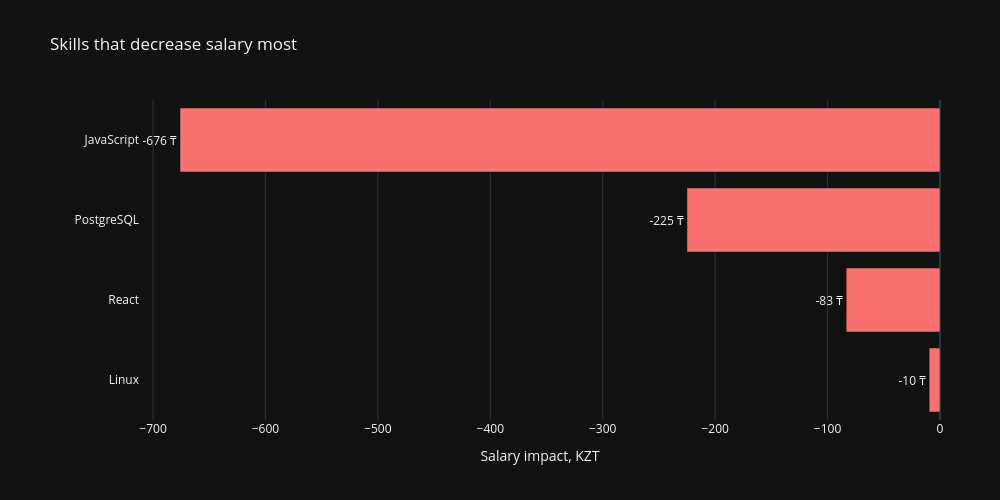

Write notebook code for a chart like this one.
### Code cell
# top skills that decrease salary
top_neg = (skill_impact[skill_impact["approx_kzt_shift"] < 0].nsmallest(15, "approx_kzt_shift")
           .sort_values("approx_kzt_shift", ascending=False))
fig2 = go.Figure(go.Bar(
    x=top_neg["approx_kzt_shift"],
    y=top_neg["skill"],
    orientation="h",
    marker_color="#f87171",
    text=top_neg["approx_kzt_shift"].apply(lambda v: f"{v:,.0f} ₸"),
    textposition="outside",
))

fig2.update_layout(
    title="Skills that decrease salary most",
    xaxis_title="Salary impact, KZT",
    yaxis_title="",
    margin=dict(l=140, r=60),
    **_dark,
)
fig2.show()

### Figure 1 — Plotly figure (JSON) as saved in the notebook; plotly's stock layout.template omitted (floating-point values rounded to 4 significant figures)
{"data": [{"marker": {"color": "#f87171"}, "orientation": "h", "text": ["-10 ₸", "-83 ₸", "-225 ₸", "-676 ₸"], "textposition": "outside", "type": "bar", "x": [-9.62, -83.46, -225.1, -676.0], "y": ["Linux", "React", "PostgreSQL", "JavaScript"]}], "layout": {"height": 500, "margin": {"l": 140, "r": 60}, "title": {"text": "Skills that decrease salary most"}, "width": 1000, "xaxis": {"title": {"text": "Salary impact, KZT"}}, "yaxis": {"title": {"text": ""}}}}
